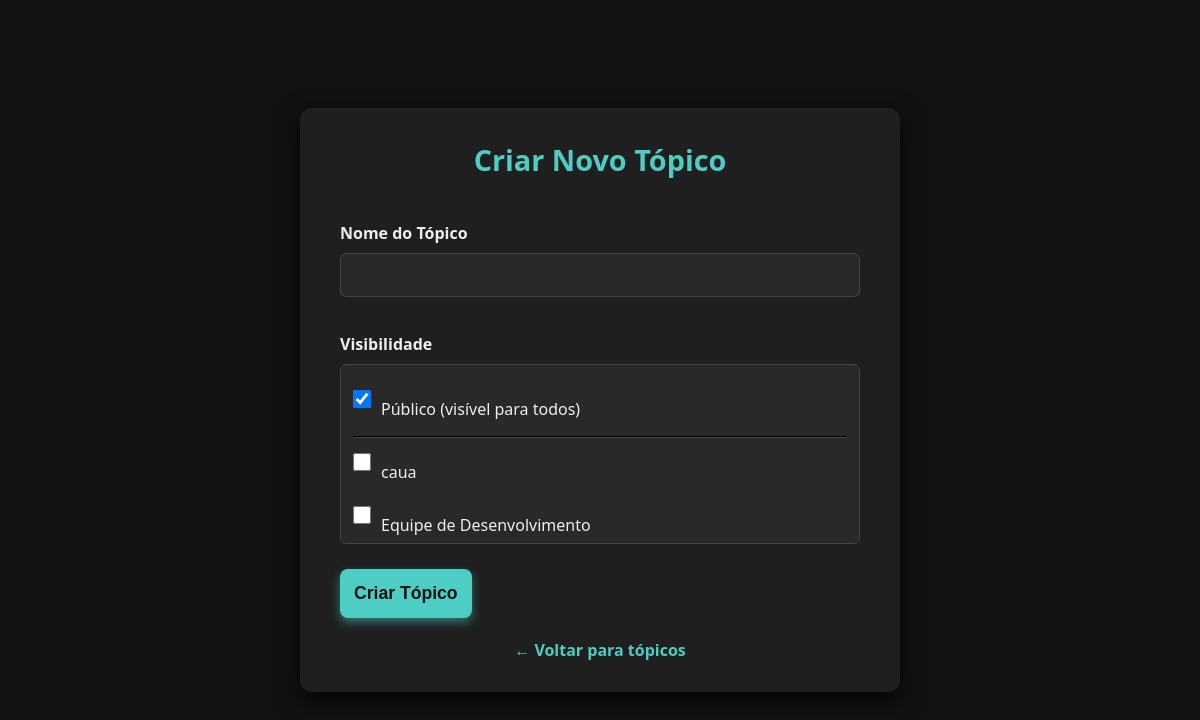
Before: /criar_topico.php (signed in) with the older database file.
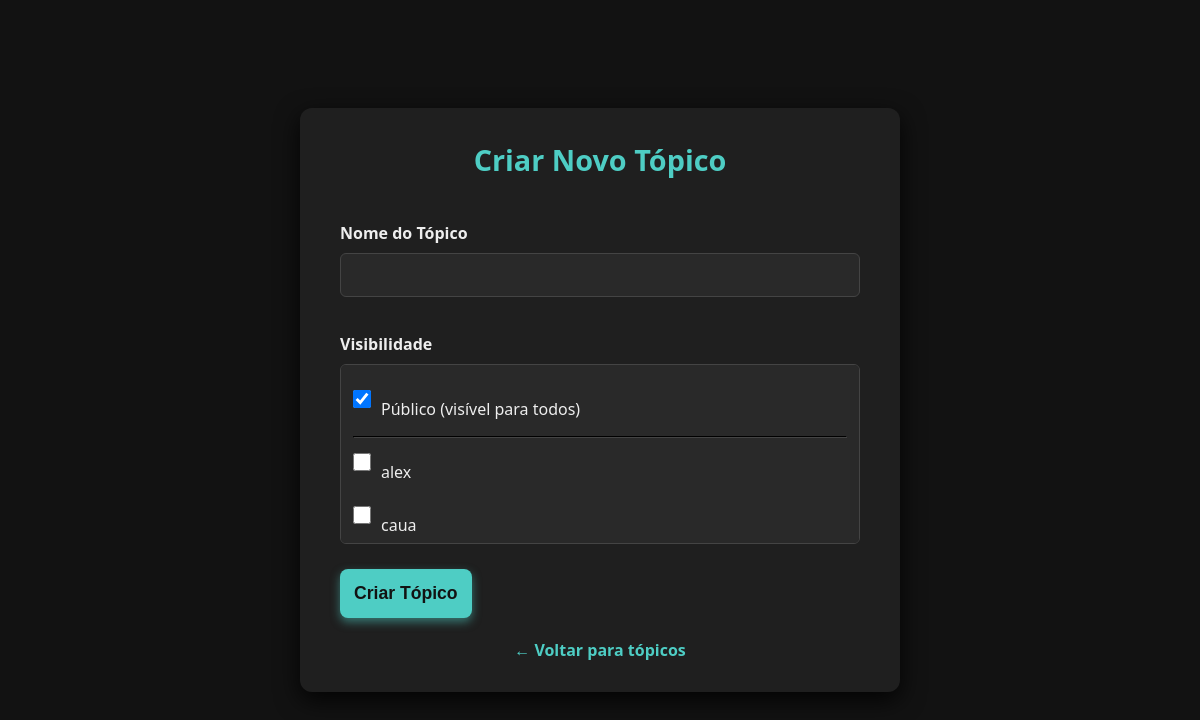
After: the same page with the newer database file.
### tables this page shows
CREATE TABLE `usuarios` (
  `id` int(11) NOT NULL,
  `usuario` varchar(100) NOT NULL,
  `senha` varchar(255) NOT NULL,
  `tipo` enum('user','admin') NOT NULL DEFAULT 'user',
  `data_criacao` datetime DEFAULT current_timestamp()
);

### criar_topico.php (the view, shortened to what this page needs)
<?php
include 'conexao.php';
$stmtUser = $conn->prepare("SELECT tipo, id FROM usuarios WHERE usuario = ?");
$stmtUser->bind_param("s", $_SESSION['usuario']);
$stmtUser->execute();
$resUser = $stmtUser->get_result();
$user = $resUser->fetch_assoc();
$userId = $user['id'];
$usuarios = [];
$resUsuarios = $conn->query("SELECT id, usuario FROM usuarios WHERE id != $userId ORDER BY usuario ASC");
if ($resUsuarios) {
    while ($u = $resUsuarios->fetch_assoc()) {
        $usuarios[] = $u;
    }
}
?>
<!DOCTYPE html>
<html lang="pt-BR">
<head>
  <link rel="stylesheet" href="assets/style.css" />
</head>
<body>
<div class="container">
  <h2>Criar Novo Tópico</h2>
  <form method="post" action="">
    <label for="nome">Nome do Tópico</label>
    <input type="text" id="nome" name="nome" required maxlength="100" autofocus />
    <label>Visibilidade</label>
    <div class="checkbox-list">
      <label>
        <input type="checkbox" name="visibilidade[]" value="publico" id="chk_publico" checked onchange="togglePublico(this)">
        Público (visível para todos)
      </label>
      <hr style="border-color:#444;margin:8px 0;">
      <?php foreach ($usuarios as $u): ?>
        <label>
          <input type="checkbox" name="visibilidade[]" value="<?= intval($u['id']) ?>" class="chk-usuario" onchange="toggleUsuario()">
          <?= htmlspecialchars($u['usuario']) ?>
        </label>
      <?php endforeach; ?>
    </div>
    <button type="submit">Criar Tópico</button>
  </form>
  <div class="back-link">
    <a href="index.php">← Voltar para tópicos</a>
  </div>
</div>
</body>
</html>

Changed rows visible on the page:
no longer on this page (row edited): usuarios: usuario "Equipe de Desenvolvimento"
now on this page (row edited): usuarios: usuario "alex"
